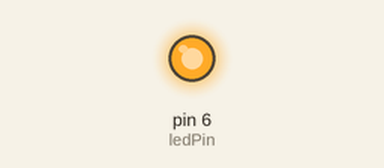
A sketch run on a simulated Arduino Uno, built with avr-gcc and run on an emulated ATmega328P. Parts: output pins drawn as LEDs (lit = HIGH).

Above: at 0.05 s.
At 2.0 s:
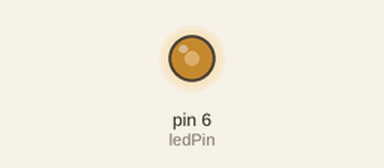
At 3.0 s:
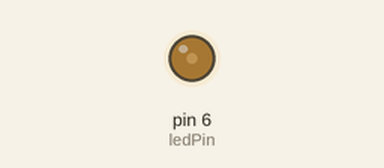
At 4.0 s:
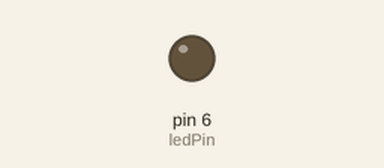
Timing chart, 0 to 5.2 s (numbered marks = the images above):
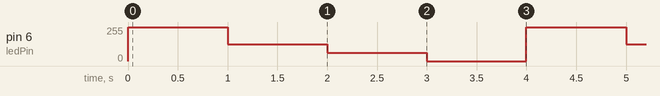

Measured:
- by itself, pin 6 (ledPin): repeats every 4.0 s: 127/255 1.0 s, 63/255 1.0 s, 0/255 1.0 s, 255/255 1.0 s

The sketch:

PWM.ino
```cpp
int ledPin=6;
int brightness=255;
int dt=1000;

void setup()
{
  pinMode(ledPin, OUTPUT);
}

void loop()
{
  analogWrite(ledPin, brightness);
  delay(dt);

  analogWrite(ledPin, brightness/2);
  delay(dt);

  analogWrite(ledPin, brightness/4);
  delay(dt);

  analogWrite(ledPin,0);
  delay(dt);
}
```
